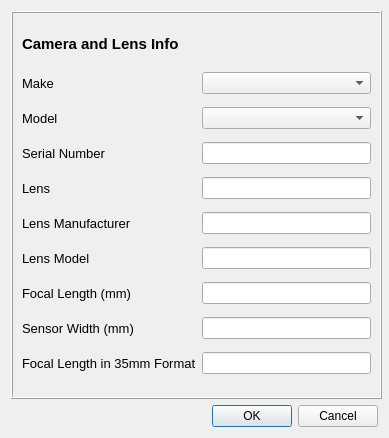
<?xml version="1.0" encoding="UTF-8"?>
<ui version="4.0">
 <class>CameraDialog</class>
 <widget class="QDialog" name="CameraDialog">
  <property name="geometry">
   <rect>
    <x>0</x>
    <y>0</y>
    <width>389</width>
    <height>438</height>
   </rect>
  </property>
  <property name="minimumSize">
   <size>
    <width>389</width>
    <height>438</height>
   </size>
  </property>
  <property name="windowTitle">
   <string>Camera Info</string>
  </property>
  <layout class="QGridLayout" name="gridLayout_2">
   <item row="0" column="0">
    <widget class="QFrame" name="frame_exinf">
     <property name="minimumSize">
      <size>
       <width>371</width>
       <height>368</height>
      </size>
     </property>
     <property name="maximumSize">
      <size>
       <width>16777215</width>
       <height>16777215</height>
      </size>
     </property>
     <property name="acceptDrops">
      <bool>false</bool>
     </property>
     <property name="frameShape">
      <enum>QFrame::Box</enum>
     </property>
     <property name="frameShadow">
      <enum>QFrame::Raised</enum>
     </property>
     <layout class="QGridLayout" name="gridLayout">
      <item row="0" column="0">
       <widget class="QLabel" name="label">
        <property name="maximumSize">
         <size>
          <width>16777215</width>
          <height>30</height>
         </size>
        </property>
        <property name="font">
         <font>
          <pointsize>11</pointsize>
          <weight>75</weight>
          <bold>true</bold>
         </font>
        </property>
        <property name="text">
         <string>Camera and Lens Info</string>
        </property>
       </widget>
      </item>
      <item row="1" column="0">
       <widget class="QLabel" name="label_make">
        <property name="font">
         <font>
          <pointsize>10</pointsize>
          <weight>50</weight>
          <bold>false</bold>
         </font>
        </property>
        <property name="text">
         <string>Make</string>
        </property>
       </widget>
      </item>
      <item row="1" column="1">
       <widget class="QComboBox" name="comboBox_make">
        <property name="editable">
         <bool>false</bool>
        </property>
       </widget>
      </item>
      <item row="2" column="0">
       <widget class="QLabel" name="label_model">
        <property name="font">
         <font>
          <pointsize>10</pointsize>
          <weight>50</weight>
          <bold>false</bold>
         </font>
        </property>
        <property name="text">
         <string>Model</string>
        </property>
       </widget>
      </item>
      <item row="2" column="1">
       <widget class="QComboBox" name="comboBox_model">
        <property name="editable">
         <bool>false</bool>
        </property>
       </widget>
      </item>
      <item row="3" column="0">
       <widget class="QLabel" name="label_serialNumber">
        <property name="font">
         <font>
          <pointsize>10</pointsize>
          <weight>50</weight>
          <bold>false</bold>
         </font>
        </property>
        <property name="text">
         <string>Serial Number</string>
        </property>
       </widget>
      </item>
      <item row="3" column="1">
       <widget class="QLineEdit" name="lineEdit_serialNumber">
        <property name="sizePolicy">
         <sizepolicy hsizetype="Preferred" vsizetype="Fixed">
          <horstretch>0</horstretch>
          <verstretch>0</verstretch>
         </sizepolicy>
        </property>
       </widget>
      </item>
      <item row="4" column="0">
       <widget class="QLabel" name="label_lens">
        <property name="font">
         <font>
          <pointsize>10</pointsize>
          <weight>50</weight>
          <bold>false</bold>
         </font>
        </property>
        <property name="text">
         <string>Lens</string>
        </property>
       </widget>
      </item>
      <item row="4" column="1">
       <widget class="QLineEdit" name="lineEdit_lens">
        <property name="sizePolicy">
         <sizepolicy hsizetype="Preferred" vsizetype="Fixed">
          <horstretch>0</horstretch>
          <verstretch>0</verstretch>
         </sizepolicy>
        </property>
       </widget>
      </item>
      <item row="5" column="0">
       <widget class="QLabel" name="label_lensManufacturer">
        <property name="font">
         <font>
          <pointsize>10</pointsize>
          <weight>50</weight>
          <bold>false</bold>
         </font>
        </property>
        <property name="text">
         <string>Lens Manufacturer</string>
        </property>
       </widget>
      </item>
      <item row="5" column="1">
       <widget class="QLineEdit" name="lineEdit_lensManufacturer">
        <property name="sizePolicy">
         <sizepolicy hsizetype="Preferred" vsizetype="Fixed">
          <horstretch>0</horstretch>
          <verstretch>0</verstretch>
         </sizepolicy>
        </property>
       </widget>
      </item>
      <item row="6" column="0">
       <widget class="QLabel" name="label_lensModel">
        <property name="font">
         <font>
          <pointsize>10</pointsize>
          <weight>50</weight>
          <bold>false</bold>
         </font>
        </property>
        <property name="text">
         <string>Lens Model</string>
        </property>
       </widget>
      </item>
      <item row="6" column="1">
       <widget class="QLineEdit" name="lineEdit_lensModel">
        <property name="sizePolicy">
         <sizepolicy hsizetype="Preferred" vsizetype="Fixed">
          <horstretch>0</horstretch>
          <verstretch>0</verstretch>
         </sizepolicy>
        </property>
       </widget>
      </item>
      <item row="7" column="0">
       <widget class="QLabel" name="label_focalLength">
        <property name="font">
         <font>
          <pointsize>10</pointsize>
          <weight>50</weight>
          <bold>false</bold>
         </font>
        </property>
        <property name="text">
         <string>Focal Length (mm)</string>
        </property>
       </widget>
      </item>
      <item row="7" column="1">
       <widget class="QLineEdit" name="lineEdit_focalLength">
        <property name="sizePolicy">
         <sizepolicy hsizetype="Preferred" vsizetype="Fixed">
          <horstretch>0</horstretch>
          <verstretch>0</verstretch>
         </sizepolicy>
        </property>
       </widget>
      </item>
      <item row="8" column="0">
       <widget class="QLabel" name="label_sensorWidth">
        <property name="font">
         <font>
          <pointsize>10</pointsize>
          <weight>50</weight>
          <bold>false</bold>
         </font>
        </property>
        <property name="text">
         <string>Sensor Width (mm)</string>
        </property>
       </widget>
      </item>
      <item row="8" column="1">
       <widget class="QLineEdit" name="lineEdit_sensorWidth">
        <property name="sizePolicy">
         <sizepolicy hsizetype="Preferred" vsizetype="Fixed">
          <horstretch>0</horstretch>
          <verstretch>0</verstretch>
         </sizepolicy>
        </property>
        <property name="clearButtonEnabled">
         <bool>false</bool>
        </property>
       </widget>
      </item>
      <item row="9" column="0">
       <widget class="QLabel" name="label_focalLengthIn35mmFormat">
        <property name="font">
         <font>
          <pointsize>10</pointsize>
          <weight>50</weight>
          <bold>false</bold>
         </font>
        </property>
        <property name="text">
         <string>Focal Length in 35mm Format</string>
        </property>
       </widget>
      </item>
      <item row="9" column="1">
       <widget class="QLineEdit" name="lineEdit_focalLengthIn35mmFormat">
        <property name="enabled">
         <bool>true</bool>
        </property>
        <property name="sizePolicy">
         <sizepolicy hsizetype="Preferred" vsizetype="Fixed">
          <horstretch>0</horstretch>
          <verstretch>0</verstretch>
         </sizepolicy>
        </property>
       </widget>
      </item>
     </layout>
    </widget>
   </item>
   <item row="1" column="0">
    <widget class="QDialogButtonBox" name="buttonBox">
     <property name="orientation">
      <enum>Qt::Horizontal</enum>
     </property>
     <property name="standardButtons">
      <set>QDialogButtonBox::Cancel|QDialogButtonBox::Ok</set>
     </property>
    </widget>
   </item>
  </layout>
 </widget>
 <resources/>
 <connections>
  <connection>
   <sender>buttonBox</sender>
   <signal>accepted()</signal>
   <receiver>CameraDialog</receiver>
   <slot>accept()</slot>
   <hints>
    <hint type="sourcelabel">
     <x>248</x>
     <y>254</y>
    </hint>
    <hint type="destinationlabel">
     <x>157</x>
     <y>274</y>
    </hint>
   </hints>
  </connection>
  <connection>
   <sender>buttonBox</sender>
   <signal>rejected()</signal>
   <receiver>CameraDialog</receiver>
   <slot>reject()</slot>
   <hints>
    <hint type="sourcelabel">
     <x>316</x>
     <y>260</y>
    </hint>
    <hint type="destinationlabel">
     <x>286</x>
     <y>274</y>
    </hint>
   </hints>
  </connection>
 </connections>
</ui>
